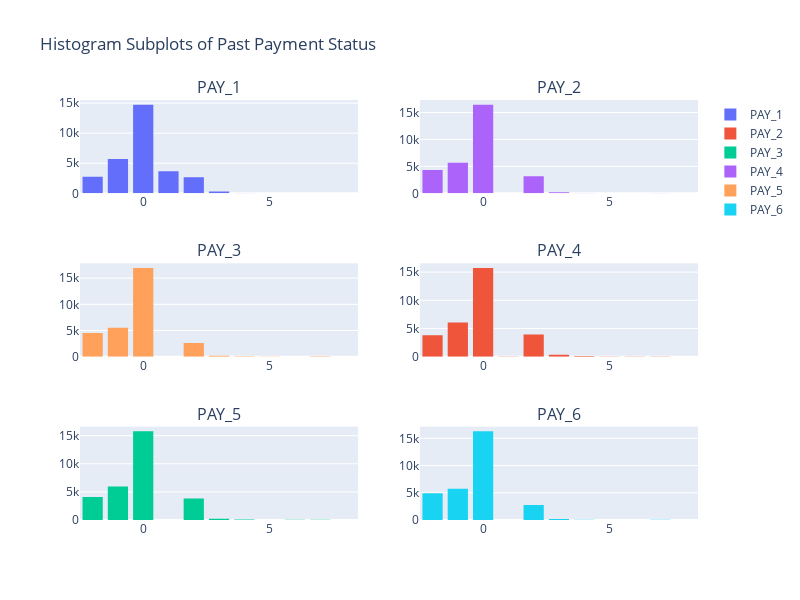

Write notebook code for a chart like this one.
### Code cell
# History of past payment status

pay_s = data[['PAY_1','PAY_2', 'PAY_3', 'PAY_4', 'PAY_5', 'PAY_6']]
data['PAY_1'].value_counts().index.to_list().sort()

fig = make_subplots(rows= 3, cols=2,subplot_titles=pay_s.columns.to_list())  

fig.add_trace(go.Histogram(x= data["PAY_1"],name='PAY_1'),row = 1, col = 1)
fig.add_trace(go.Histogram(x= data["PAY_2"],name='PAY_2'),row = 2, col = 2)
fig.add_trace(go.Histogram(x= data["PAY_3"],name='PAY_3'),row = 3, col = 1)
fig.add_trace(go.Histogram(x= data["PAY_4"],name='PAY_4'),row = 1, col = 2)
fig.add_trace(go.Histogram(x= data["PAY_5"],name='PAY_5'),row = 2, col = 1)
fig.add_trace(go.Histogram(x= data["PAY_6"],name='PAY_6'),row = 3, col = 2)


fig.update_layout(bargap=0.2,height=600, width=800, title_text="Histogram Subplots of Past Payment Status")
fig.show()

# Most of clients pay the previous amount duly but there're only some of them who pay late

### Figure 1 — Plotly figure (JSON) as saved in the notebook; plotly's stock layout.template omitted (floating-point values rounded to 4 significant figures; data arrays with more than 128 entries replaced by an {"elided": "..."} marker saying what was removed)
{"data": [{"name": "PAY_1", "type": "histogram", "x": {"elided": "30000 int values"}, "xaxis": "x", "yaxis": "y"}, {"name": "PAY_2", "type": "histogram", "x": {"elided": "30000 int values"}, "xaxis": "x4", "yaxis": "y4"}, {"name": "PAY_3", "type": "histogram", "x": {"elided": "30000 int values"}, "xaxis": "x5", "yaxis": "y5"}, {"name": "PAY_4", "type": "histogram", "x": {"elided": "30000 int values"}, "xaxis": "x2", "yaxis": "y2"}, {"name": "PAY_5", "type": "histogram", "x": {"elided": "30000 int values"}, "xaxis": "x3", "yaxis": "y3"}, {"name": "PAY_6", "type": "histogram", "x": {"elided": "30000 int values"}, "xaxis": "x6", "yaxis": "y6"}], "layout": {"annotations": [{"font": {"size": 16}, "showarrow": false, "text": "PAY_1", "x": 0.225, "xanchor": "center", "xref": "paper", "y": 1, "yanchor": "bottom", "yref": "paper"}, {"font": {"size": 16}, "showarrow": false, "text": "PAY_2", "x": 0.775, "xanchor": "center", "xref": "paper", "y": 1, "yanchor": "bottom", "yref": "paper"}, {"font": {"size": 16}, "showarrow": false, "text": "PAY_3", "x": 0.225, "xanchor": "center", "xref": "paper", "y": 0.6111, "yanchor": "bottom", "yref": "paper"}, {"font": {"size": 16}, "showarrow": false, "text": "PAY_4", "x": 0.775, "xanchor": "center", "xref": "paper", "y": 0.6111, "yanchor": "bottom", "yref": "paper"}, {"font": {"size": 16}, "showarrow": false, "text": "PAY_5", "x": 0.225, "xanchor": "center", "xref": "paper", "y": 0.2222, "yanchor": "bottom", "yref": "paper"}, {"font": {"size": 16}, "showarrow": false, "text": "PAY_6", "x": 0.775, "xanchor": "center", "xref": "paper", "y": 0.2222, "yanchor": "bottom", "yref": "paper"}], "bargap": 0.2, "height": 600, "title": {"text": "Histogram Subplots of Past Payment Status"}, "width": 800, "xaxis": {"anchor": "y", "domain": [0, 0.45]}, "xaxis2": {"anchor": "y2", "domain": [0.55, 1]}, "xaxis3": {"anchor": "y3", "domain": [0, 0.45]}, "xaxis4": {"anchor": "y4", "domain": [0.55, 1]}, "xaxis5": {"anchor": "y5", "domain": [0, 0.45]}, "xaxis6": {"anchor": "y6", "domain": [0.55, 1]}, "yaxis": {"anchor": "x", "domain": [0.7778, 1]}, "yaxis2": {"anchor": "x2", "domain": [0.7778, 1]}, "yaxis3": {"anchor": "x3", "domain": [0.3889, 0.6111]}, "yaxis4": {"anchor": "x4", "domain": [0.3889, 0.6111]}, "yaxis5": {"anchor": "x5", "domain": [0, 0.2222]}, "yaxis6": {"anchor": "x6", "domain": [0, 0.2222]}}}
